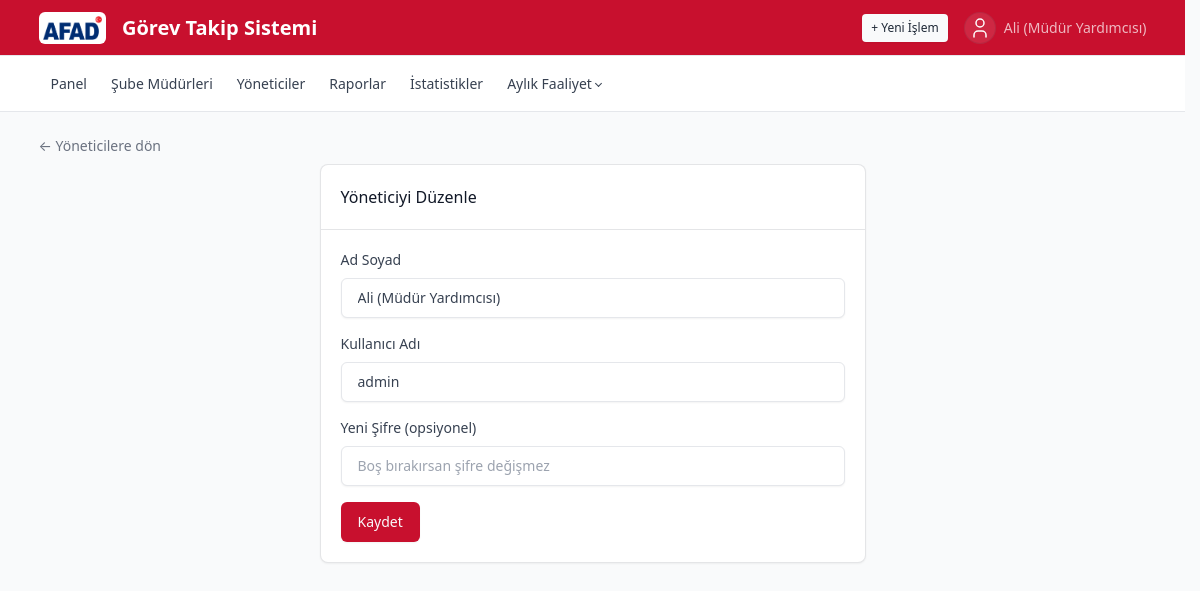
/admins/1/edit (signed in), run on the app's committed database.
### tables this page shows
CREATE TABLE users (
            id INTEGER PRIMARY KEY AUTOINCREMENT,
            username TEXT UNIQUE NOT NULL,
            password_hash TEXT NOT NULL,
            full_name TEXT NOT NULL,
            role TEXT NOT NULL CHECK(role IN ('admin','manager')),
            department TEXT,
            is_active INTEGER NOT NULL DEFAULT 1
        , email TEXT);

### app.py (the view, shortened to what this page needs)
@app.route("/admins/<int:user_id>/edit", methods=["GET", "POST"])
@login_required
@admin_required
def edit_admin(user_id):
    db = get_db()
    admin_user = db.execute("SELECT * FROM users WHERE id=? AND role='admin'", (user_id,)).fetchone()
    if not admin_user:
        flash("Yönetici bulunamadı.", "error")
        return redirect(url_for("admins"))
    return render_template("edit_admin.html", admin_user=admin_user)

### app.py (called while the page is built)
def get_db():
    if "db" not in g:
        g.db = sqlite3.connect(DB_PATH)
        g.db.row_factory = sqlite3.Row
        g.db.execute("PRAGMA foreign_keys = ON")
    return g.db

def login_required(f):
    @wraps(f)
    def wrapper(*args, **kwargs):
        if "user_id" not in session:
            return redirect(url_for("login"))
        return f(*args, **kwargs)
    return wrapper

def admin_required(f):
    @wraps(f)
    def wrapper(*args, **kwargs):
        if session.get("role") != "admin":
            flash("Bu sayfaya erişim yetkiniz yok.", "error")
            return redirect(url_for("dashboard"))
        return f(*args, **kwargs)
    return wrapper

### templates/edit_admin.html (shortened to what this page needs)
{% extends "base.html" %}
{% block content %}
<a href="{{ url_for('admins') }}" class="text-secondary">← Yöneticilere dön</a>
<div class="row justify-content-center mt-2">
  <div class="col-12 col-lg-6">
    <div class="card">
      <div class="card-header"><h2 class="card-title">Yöneticiyi Düzenle</h2></div>
      <div class="card-body">
        <form method="post">
          <div class="mb-3"><label class="form-label">Ad Soyad</label><input type="text" name="full_name" class="form-control" required value="{{ admin_user.full_name }}"></div>
          <div class="mb-3"><label class="form-label">Kullanıcı Adı</label><input type="text" name="username" class="form-control" required value="{{ admin_user.username }}"></div>
          <div class="mb-3"><label class="form-label">Yeni Şifre (opsiyonel)</label><input type="text" name="password" class="form-control" placeholder="Boş bırakırsan şifre değişmez"></div>
          <button type="submit" class="btn btn-primary">Kaydet</button>
        </form>
      </div>
    </div>
  </div>
</div>
{% endblock %}

### templates/base.html (shortened to what this page needs)
<!doctype html>
<html lang="tr" data-bs-theme-primary="orange">
<head>
<link rel="stylesheet" href="{{ url_for('static', filename='vendor/tabler/css/tabler.min.css') }}">
<link rel="stylesheet" href="{{ url_for('static', filename='vendor/tabler/css/tabler-themes.min.css') }}">
<link rel="stylesheet" href="{{ url_for('static', filename='style.css') }}">
</head>
<body>
{% if session.get('user_id') %}
<header class="navbar navbar-expand-md navbar-dark bg-primary d-print-none">
  <div class="container-xl">
    <a href="{{ url_for('dashboard') }}" class="navbar-brand d-flex align-items-center pe-0 pe-md-3">
      <span class="bg-white rounded d-inline-flex align-items-center p-1 me-2">
        <img src="{{ url_for('static', filename='img/afad-logo.png') }}" alt="AFAD" style="height: 24px; width: auto;">
      </span>
      Görev Takip Sistemi
    </a>
    <div class="navbar-nav flex-row order-md-last align-items-center">
      <a href="{{ url_for('new_task') }}" class="btn btn-light btn-sm d-none d-sm-inline-block me-3">+ Yeni İşlem</a>
      <div class="nav-item dropdown">
        <a href="#" class="nav-link d-flex lh-1 text-reset p-0" data-bs-toggle="dropdown" aria-expanded="false">
          <span class="avatar avatar-sm bg-white-lt">
          </span>
          <div class="d-none d-xl-block ps-2">
            <div>{{ session.get('full_name') }}</div>
          </div>
        </a>
      </div>
    </div>
  </div>
</header>
<div class="navbar-expand-md d-print-none">
  <div class="collapse navbar-collapse" id="navbar-menu">
    <div class="navbar navbar-light">
      <div class="container-xl">
        <ul class="navbar-nav">
          <li class="nav-item"><a class="nav-link" href="{{ url_for('dashboard') }}">Panel</a></li>
          {% if session.get('role') == 'admin' %}
          <li class="nav-item"><a class="nav-link" href="{{ url_for('users') }}">Şube Müdürleri</a></li>
          <li class="nav-item"><a class="nav-link" href="{{ url_for('admins') }}">Yöneticiler</a></li>
          <li class="nav-item"><a class="nav-link" href="{{ url_for('reports') }}">Raporlar</a></li>
          <li class="nav-item"><a class="nav-link" href="{{ url_for('statistics') }}">İstatistikler</a></li>
          {% else %}
          <li class="nav-item"><a class="nav-link" href="{{ url_for('personnel') }}">Personelim</a></li>
          {% endif %}
          <li class="nav-item dropdown">
            <a class="nav-link dropdown-toggle {% if request.endpoint in ('monthly_activities', 'monthly_activity_entry', 'monthly_activity_report') %}active{% endif %}"
               href="#" data-bs-toggle="dropdown" aria-expanded="false">Aylık Faaliyet</a>
          </li>
        </ul>
      </div>
    </div>
  </div>
</div>
{% endif %}
<div class="page-wrapper">
  <div class="page-body">
    <div class="container-xl">
      {% block content %}{% endblock %}
    </div>
  </div>
</div>
</body>
</html>

### static/style.css (style rules this page uses)
[data-bs-theme-primary="orange"] { --tblr-primary: #c8102e; --tblr-primary-rgb: 200, 16, 46; }

### data on the page
users: get "Ali (Müdür Yardımcısı)", full_name "Ali (Müdür Yardımcısı)", username "admin"
